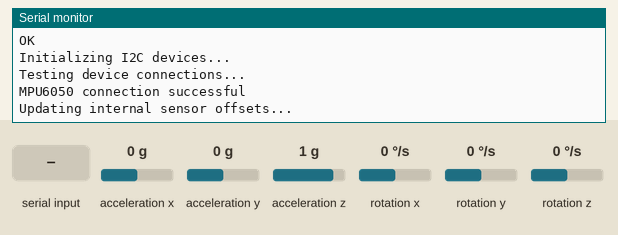
The sketch below on a simulated Arduino Uno, built with avr-gcc and run on an emulated ATmega328P. Parts: the last lines printed to the serial monitor. Inputs (shaded band) come from the test bench; at power-on: acceleration x 0 g, acceleration y 0 g, acceleration z 1 g, rotation x 0 °/s, rotation y 0 °/s, rotation z 0 °/s. The modem accepts every AT command (registered, SIM ready, sends succeed) and sends nothing else.

Above: at 15.3 s.
15.4 s: "TEST#" received over the second serial link
At 16.4 s:
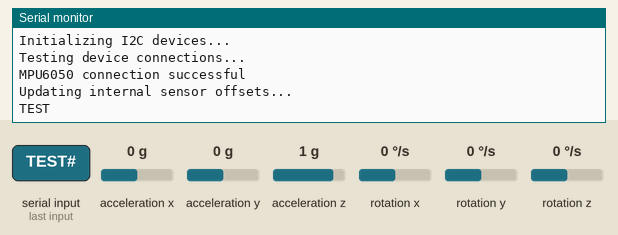
16.9 s: "START#" received over the second serial link
At 17.07 s:
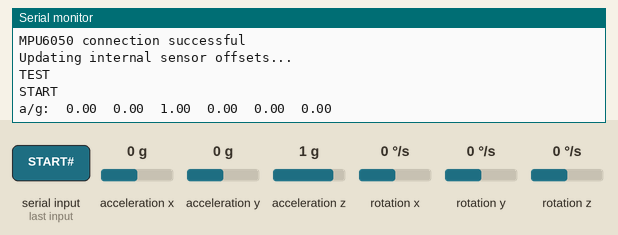
18.4 s: "1#" received over Serial
21.4 s: acceleration x set to -1.4 g
At 21.52 s:
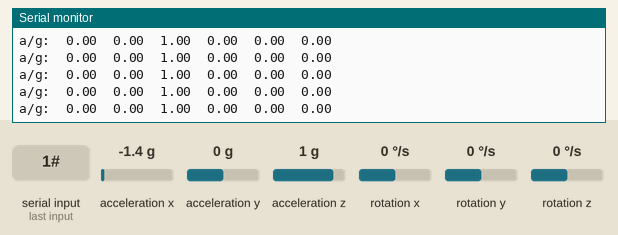
22.9 s: acceleration y set to -1.4 g
At 22.96 s:
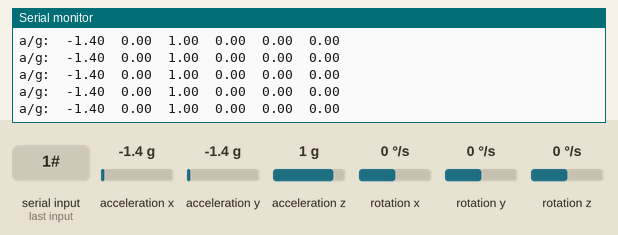
25.9 s: acceleration z set to -1.4 g
At 26.0 s:
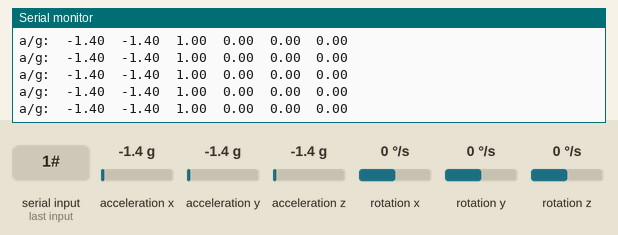

The sketch:

acc_mod.ino
```cpp
#include <SoftwareSerial.h>
#include <string.h>
#include "I2Cdev.h"
#include "MPU6050.h"
#if I2CDEV_IMPLEMENTATION == I2CDEV_ARDUINO_WIRE
    #include "Wire.h"
#endif

SoftwareSerial UnoConn(3,4);
SoftwareSerial mySerial(5,6);
MPU6050 accelgyro;
int16_t ax, ay, az;
int16_t gx, gy, gz;
float AX, AY, AZ, GX, GY, GZ;
#define OUTPUT_READABLE_ACCELGYRO
#define SEND_TO_NODE
bool stop_flag;
bool start_flag;

void setup() {
    #if I2CDEV_IMPLEMENTATION == I2CDEV_ARDUINO_WIRE
        Wire.begin();
    #elif I2CDEV_IMPLEMENTATION == I2CDEV_BUILTIN_FASTWIRE
        Fastwire::setup(400, true);
    #endif
    stop_flag = false;
    start_flag = false;
    // initialize serial communication
    Serial.begin(9600);
    UnoConn.begin(19200);
    mySerial.begin(9600);

    // GSM
    mySerial.begin(9600);

    Serial.print("Initializing.");
    delay(1000);

    mySerial.println("AT"); //Once the handshake test is successful, it will back to OK
    delay(1000);
    Serial.print('.');
    updateSerial();

    mySerial.println("AT+CMGF=1"); // Configuring TEXT mode
    delay(1000);
    Serial.print('.');
    updateSerial();
    mySerial.println("AT+CNMI=1,2,0,0,0"); // Decides how newly arrived SMS messages should be handled
    delay(1000);
    Serial.print('.');
    updateSerial();
    mySerial.println("AT+CMGDA=\"DEL ALL\"");
    delay(1000);
    Serial.println('.');
    updateSerial();
    // END GSM
    // initialize device
    Serial.println("Initializing I2C devices...");
    accelgyro.initialize();

    // verify connection
    Serial.println("Testing device connections...");
    Serial.println(accelgyro.testConnection() ? "MPU6050 connection successful" : "MPU6050 connection failed");

    // use the code below to change accel/gyro offset values

    Serial.println("Updating internal sensor offsets...");
    // -76	-2359	1688	0	0	0

    accelgyro.setXAccelOffset(1445);
    accelgyro.setYAccelOffset(915);
    accelgyro.setZAccelOffset(1395);
    accelgyro.setXGyroOffset(602);
    accelgyro.setYGyroOffset(-140);
    accelgyro.setZGyroOffset(91);
    delay(5000);

}

void loop() {
    // read raw accel/gyro measurements from device
    updateSerial();
    if (start_flag){
    accelgyro.getMotion6(&ax, &ay, &az, &gx, &gy, &gz);
    AX = (float)ax/16384.0;
    AY = (float)ay/16384.0;
    AZ = (float)az/16384.0;
    GX = (float)gx/131.0;
    GY = (float)gy/131.0;
    GZ = (float)gz/131.0;    // these methods (and a few others) are also available
    }

    #ifdef OUTPUT_READABLE_ACCELGYRO
    if (!stop_flag && start_flag){
        // display tab-separated accel/gyro x/y/z values
        Serial.print("a/g:\t");
        Serial.print(AX); Serial.print("\t");
        Serial.print(AY); Serial.print("\t");
        Serial.print(AZ); Serial.print("\t");
        Serial.print(GX); Serial.print("\t");
        Serial.print(GY); Serial.print("\t");
        Serial.println(GZ);
        updateSerial();
    }
    #endif

    #ifdef SEND_TO_NODE
    // Send data to node_mcu
    if (!stop_flag && start_flag)
    {
      UnoConn.print(AX);
      UnoConn.print(", #");
      UnoConn.print(AY);
      UnoConn.print(", #");
      UnoConn.print(AZ);
      UnoConn.print(", #");
      UnoConn.print(GX);
      UnoConn.print(", #");
      UnoConn.print(GY);
      UnoConn.print(", #");
      UnoConn.print(GZ);
      UnoConn.print("#");
      UnoConn.print("\n#");
      UnoConn.flush();
    }

    #endif
    delay(100);

}

void updateSerial()
{
  String str;
  while (Serial.available())
  {
    mySerial.write(Serial.read());//Forward what Serial received to Software Serial Port
  }
  while(mySerial.available())
  {
  str = mySerial.readStringUntil('#');
  Serial.println(str);
    if (str=="TEST")//Forward what Software Serial received to Serial Port
    {
      str = mySerial.readStringUntil('#');
      UnoConn.println("#STOP#"+str+"#");
      stop_flag = true;
      start_flag = false;
    } else if (str=="START")
    {
      UnoConn.println("#START#");
      start_flag = true;
      stop_flag = false;
    }
    else {
      str = "";
    }
  }
}
```

Measured:
- after the input at 15.4 s, the serial monitor: prints a new line at once (image 1)
- after the input at 16.9 s, the serial monitor: prints a new line at once (image 2)
